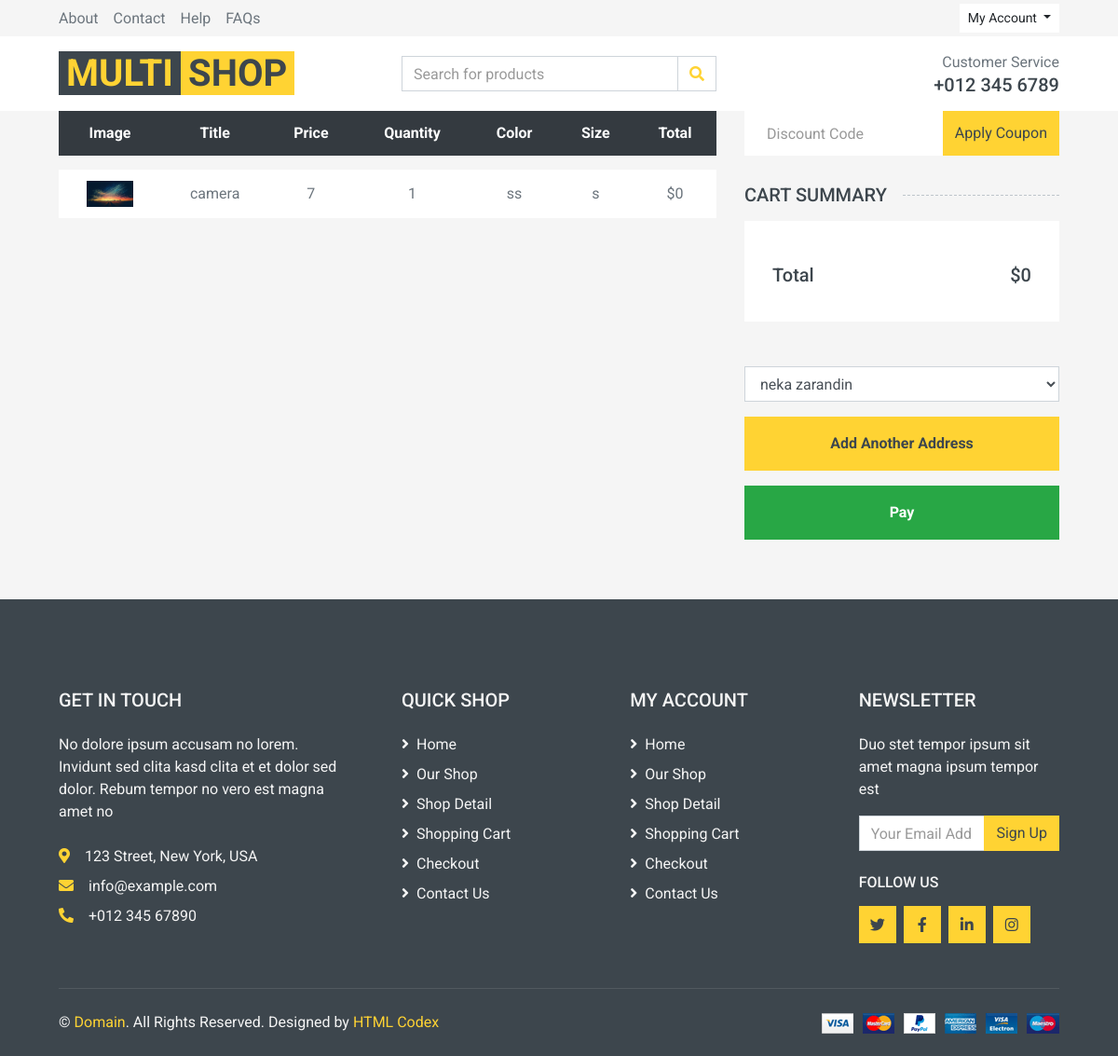
Screenshot of /cart/order/1 (signed in) with the database file from the repository.
### cart/models.py (models this page shows, shortened)
class Order_Item(models.Model):
    order = models.ForeignKey(Order, on_delete=models.CASCADE, related_name='items')
    product = models.ForeignKey(Product, on_delete=models.CASCADE, related_name='items')
    size = models.CharField(max_length=20)
    color = models.CharField(max_length=20)
    quantity = models.SmallIntegerField()
    price = models.PositiveIntegerField()

class Order(models.Model):
    user = models.ForeignKey(User, on_delete=models.CASCADE, related_name='orders')
    total_price = models.IntegerField(default=0)
    created_at = models.DateTimeField(auto_now_add=True)
    is_paid = models.BooleanField(default=False)
    address = models.TextField(blank=True, null=True)

### product/models.py (models this page shows, shortened)
class Product(models.Model):
    category = models.ManyToManyField(Category, blank=True, null=True)
    title = models.CharField(max_length=30)
    description = models.TextField()
    price = models.IntegerField()
    discount = models.SmallIntegerField(blank=True, null=True)
    image = models.ImageField(upload_to="products")
    size = models.ManyToManyField(Size, blank=True, null=True, related_name="products")
    color = models.ManyToManyField(Colors, blank=True, null=True, related_name="products")

### cart/views.py (the view)
# urls.py: path('order/<int:pk>', views.OrderDetailView.as_view(), name='order_detail'),
class OrderDetailView(LoginRequiredMixin, View):
    def get(self, request, pk):
        order = get_object_or_404(Order, id=pk)
        return render(request, 'cart/order_detail.html', {'order': order})

### cart/templates/cart/order_detail.html (shortened to what this page needs)
{% extends "base.html" %}
{% load static %}
{% block main %}
    <div class="container-fluid">
        <div class="row px-xl-5">
            <div class="col-lg-8 table-responsive mb-5">
                <table class="table table-light table-borderless table-hover text-center mb-0">
                    <thead class="thead-dark">
                    <tr>
                        <th>Image</th>
                        <th>Title</th>
                        <th>Price</th>
                        <th>Quantity</th>
                        <th>Color</th>
                        <th>Size</th>
                        <th>Total</th>
                    </tr>
                    </thead>
                    <tbody class="align-middle">
                    {% for item in order.items.all %}
                        <tr>
                            <td class="align-middle"><img src="{{ item.product.image.url }}" alt=""
                                                          style="width: 50px;"></td>
                            <td class="align-middle">{{ item.product.title }}</td>
                            <td class="align-middle">{{ item.price }}</td>
                            <td class="align-middle">{{ item.quantity }}</td>
                            <td class="align-middle">{{ item.color }}</td>
                            <td class="align-middle">{{ item.size }}</td>
                            <td class="align-middle">${{ order.total_price }}</td>
                        </tr>
                    {% endfor %}
                    </tbody>
                </table>
            </div>
            <div class="col-lg-4">
                <form class="mb-30" method="post" action="{% url 'cart:apply_discount' order.id %}">
                    <div class="input-group">
                        <input type="text" name="discount_code" class="form-control border-0 p-4"
                               placeholder="Discount Code">
                        <div class="input-group-append">
                            <button class="btn btn-primary">Apply Coupon</button>
                        </div>
                    </div>
                </form>
                <h5 class="section-title position-relative text-uppercase mb-3"><span class="bg-secondary pr-3">Cart Summary</span>
                </h5>
                <div class="bg-light p-30 mb-5">
                    <div class="pt-2">
                        <div class="d-flex justify-content-between mt-2">
                            <h5>Total</h5>
                            <h5>${{ order.total_price }}</h5>
                        </div>
                    </div>
                </div>
                {% if request.user.address.all %}
                    <form action="{% url 'cart:send_request' order.id %}" method="post">
                        <select name="address" class="form-control" aria-label="Default select example">
                            {% for item in request.user.address.all %}
                                <option value="{{ address.address }}">{{ item.address }}</option>
                            {% endfor %}
                        </select>
                        <a href="{% url 'account:add_address' %}?next={% url 'cart:order_detail' order.id %}"
                           class="btn btn-block btn-primary font-weight-bold my-3 py-3">Add Another Address</a>
                        <button type="submit"
                                class="btn btn-block btn-success font-weight-bold my-3 py-3">Pay
                        </button>
                    </form>
                {% else %}
                    <a href="{% url 'account:add_address' %}?next={% url 'cart:order_detail' order.id %}"
                       class="btn btn-block btn-primary font-weight-bold my-3 py-3"> You Dont Have Address</a>
                {% endif %}
            </div>
        </div>
    </div>
{% endblock %}

### rows the page displays
Order_Item: product.image (picture), product "camera", price "7", quantity "1", color "ss", size "s"
Order: total_price "0"

### other values shown
form field address "neka zarandin"
